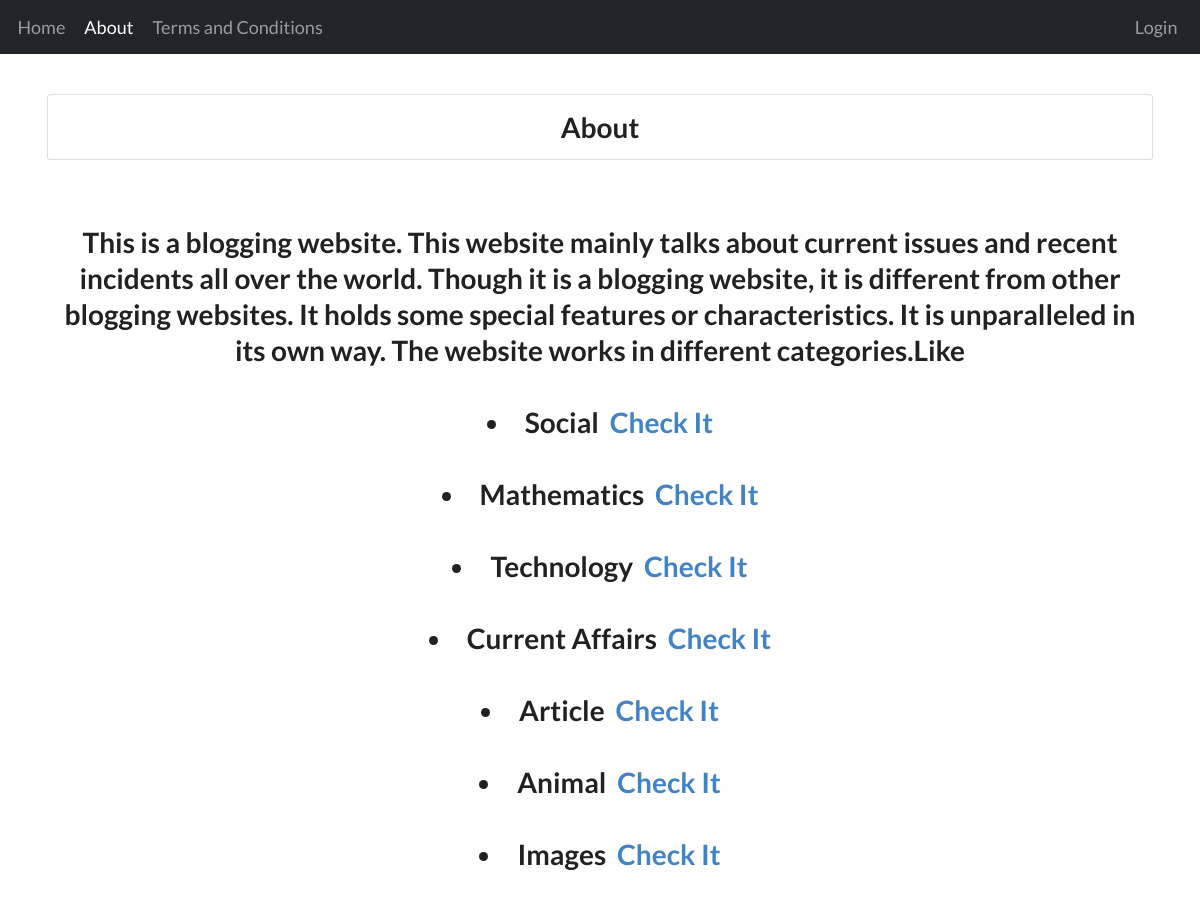
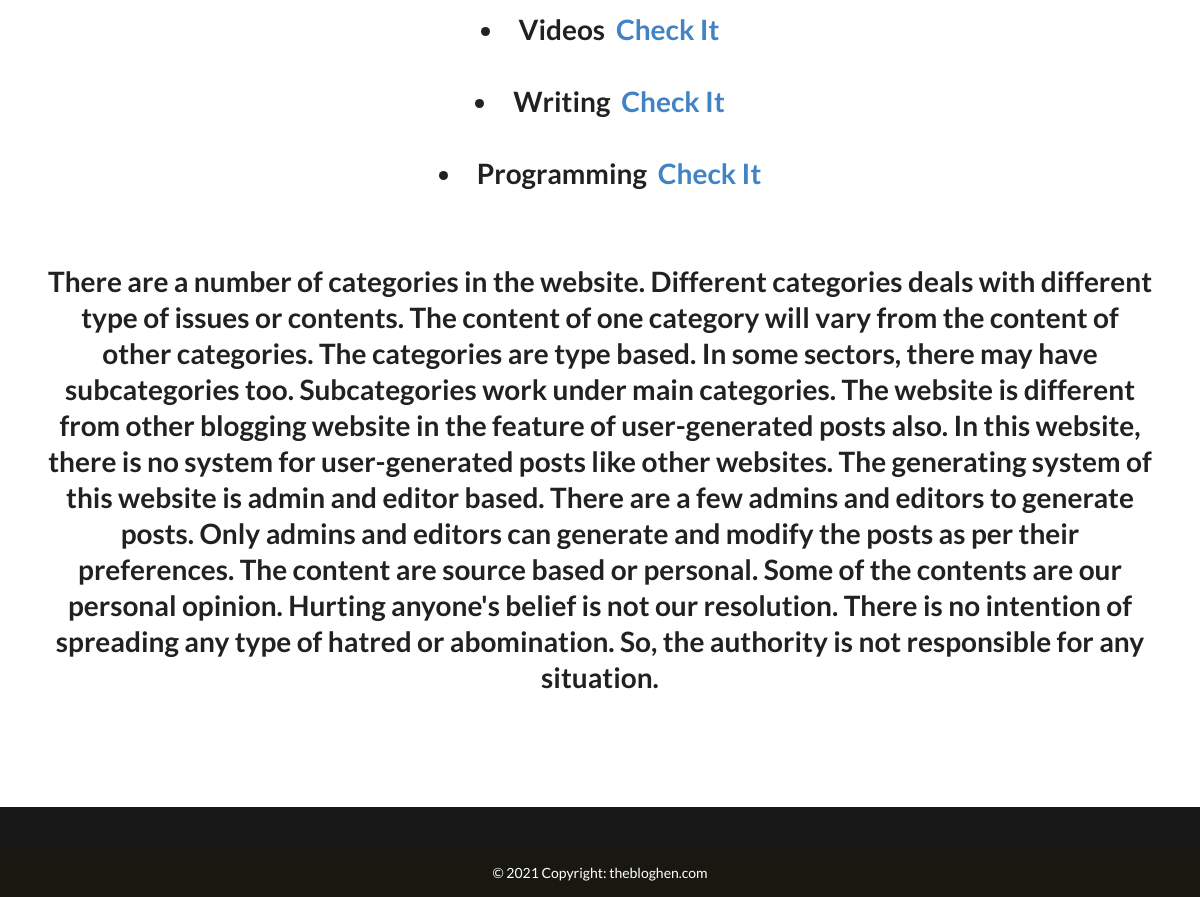
Page /about-page/ on the committed database (2 pictures, top to bottom).
### gallary/models.py (models this page shows)
class Catagory(models.Model):
    name = models.CharField(max_length=40)
    image = models.ImageField(upload_to = 'Category', validators=[FileExtensionValidator(['png','jpg','jpeg'])],blank = False)
    def __str__(self):
        return self.name[0:20]

### gallary/views.py (the view)
# urls.py: path('about-page/',views.about,name='about'),
def about(request):
    catagorys = Catagory.objects.all()
    context = {
        'catagorys':catagorys
    }
    return render(request,'about.html',context)

### gallary/templates/about.html (shortened to what this page needs)
{% extends 'base.html' %}
{% load static %}
 {% block content %}
 <div class="card">
     <div class="card-body">
         <h1 class="text-center">About</h1>
     </div>
 </div>
<br>
<br>
<h1 style="text-align: center;">This is a blogging website. This website mainly talks about current issues and recent incidents all over the world. Though it is a blogging website, it is different from other blogging websites. It holds some special features or characteristics. It is  unparalleled in its own way.  The website works in different categories.Like
    <br>
    <br>
    {% for category in catagorys %}
    <li><span>{{category}} &nbsp;</span><a href="{% url 'catagory-post' category.id category.name %}">Check It</a></li>
    <br>
    {% endfor %}
    <br>
    There are a number of categories in the website. Different categories deals  with different type of issues or contents. The content of one category will vary from the content of other categories. The categories are type based. In some sectors, there may have subcategories too. Subcategories work under main categories. The website is different from other blogging website in the feature of user-generated posts also. In this website, there is no system for user-generated posts like other websites. The generating system of this website is admin and editor based. There are a few admins and editors to generate posts. Only admins and editors can generate and modify the posts as per their preferences. The content are source based or personal. Some of the contents are our personal opinion. Hurting anyone's belief is not our resolution. There is no intention of spreading any type of hatred or abomination. So, the authority is not responsible for any situation.
<br>
<br>
<br>
</h1>
 {% endblock content %}

### templates/base.html (shortened to what this page needs)
{% load static %}
{% url 'newsfeed' as path_to_newsfeed %}
<!doctype html>
<html lang="en">
  <head>
    <link rel="stylesheet" type='text/css' href="https://cdnjs.cloudflare.com/ajax/libs/semantic-ui/2.2.14/semantic.min.css">
    <link rel="stylesheet" href="{% static 'gallary/css/bootstrap.css' %}">
    <link rel="stylesheet" type='text/css' href="https://cdnjs.cloudflare.com/ajax/libs/semantic-ui/2.2.14/semantic.min.css">
  </head>
  <body>
    {% include 'main/newnavbar.html' %}
    <div class="ui container">
    {% block content %}
    {% endblock content %}
    </div>
    {% include 'main/footer.html' %}
  </body>
</html>

### templates/main/newnavbar.html (shortened to what this page needs)
{% url 'newsfeed' as path_to_newsfeed %}
{% url 'terms-and-condition' as path_to_terms %}
{% url 'about' as path_to_about %}
{% url 'account_login' as path_to_login %}
{% url 'account_logout' as path_to_logout %}
<nav class="navbar navbar-expand-lg nnavbar navbar navbar-dark bg-dark" >
  <div class="container-fluid">
    <div class="collapse navbar-collapse" id="navbarSupportedContent">
      <ul class="navbar-nav me-auto mb-2 mb-lg-0">
        <li class="nav-item">
          <a class="nav-link {% if request.path == path_to_newsfeed %}active{%endif%}" aria-current="page" href="{% url 'newsfeed' %}">Home</a>
        </li>
        <li class="nav-item">
          <a     class="nav-link {% if request.path == path_to_about %}active{%endif%}"  href="{% url 'about' %}">About</a>
        </li>
        <li class="nav-item">
          <a class="nav-link {% if request.path == path_to_terms %}active{%endif%}" href="{% url 'terms-and-condition' %}">Terms and Conditions</a>
        </li>
        </ul>
      <ul class="nav navbar-nav navbar-right ">
        {% if request.user.is_authenticated %}
          <li class="nav-link">{{request.user}} </li>
        <a href="{% url 'account_logout' %}"  class="nav-link {% if request.path == path_to_logout %}active{%endif%}">
         Log out ?
         </a>
         {% else %}
         <a href="{% url 'account_login' %}?next={{request.path}}" class="nav-link {% if request.path == path_to_login %}active{%endif%}">
         Login
         {% endif %}
        </a>
        </ul>
    </div>
  </div>
</nav>
<br>
<br>

### templates/main/footer.html
<br>
<br>
<footer class="text-center text-white footer fixed " style="background-color: #181818;">
    <div class="container p-4"></div>
    <div class="text-center p-3" style="background-color: #181810">
      © 2021 Copyright:
      thebloghen.com
    </div>
  </footer>

### templates/main/newnavbar.html (style rules this page uses)
.navbar { padding: 10px 0px 10px 0px; }
.nav-link { font-size: large; margin-right: 5px; }

### rows in the picture
Catagory: name "Social"
Catagory: name "Mathematics"
Catagory: name "Technology"
Catagory: name "Current Affairs"
Catagory: name "Article"
Catagory: name "Animal"
Catagory: name "Images"
Catagory: name "Videos"
Catagory: name "Writing"
Catagory: name "Programming"
